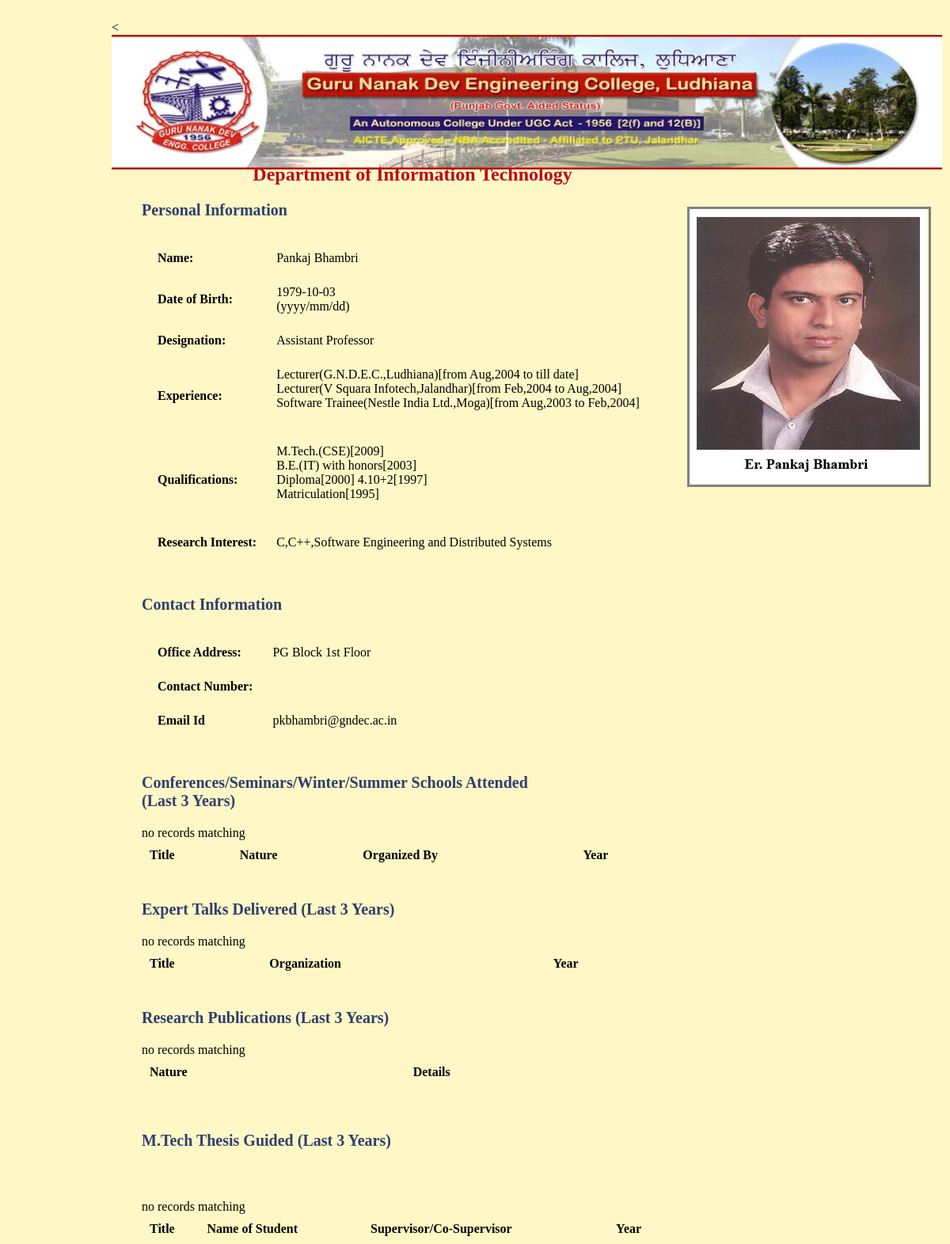
The page /PankajBhambri.php on the database its author committed.
### tables this page shows
CREATE TABLE `profile` (
  `id` int(4) NOT NULL auto_increment,
  `username` varchar(80) NOT NULL,
  `password` varchar(10) NOT NULL,
  `name` varchar(50) NOT NULL,
  `dob` date NOT NULL,
  `designation` varchar(50) NOT NULL,
  `experience` varchar(500) NOT NULL,
  `qualification` varchar(500) NOT NULL,
  `research_interest` varchar(500) NOT NULL,
  `office_address` varchar(500) NOT NULL,
  `contact_no` varchar(50) NOT NULL,
  `e_id` varchar(50) NOT NULL,
  `conference` varchar(9999) NOT NULL,
  `expert_talk` varchar(9999) NOT NULL,
  `publication` varchar(9999) NOT NULL,
  `thesis_guided` varchar(9999) NOT NULL,
  PRIMARY KEY  (`id`),
  UNIQUE KEY `username` (`username`),
  UNIQUE KEY `username_2` (`username`),
  KEY `id` (`id`)
);

### PankajBhambri.php (the view, shortened to what this page needs)
<!DOCTYPE html PUBLIC "-//W3C//DTD XHTML 1.0 Transitional//EN" "http://www.w3.org/TR/xhtml1/DTD/xhtml1-transitional.dtd">
<html xmlns="http://www.w3.org/1999/xhtml">
<head>
<link href="style.css" rel="stylesheet" type="text/css" />
</head>
<body bgcolor="fff8c6">
<div id="area">
  <div id="college" style="width:100%;margin-left:-20px;"><
  <a href="index.php"><img src="images/gne.jpg" width="100%" height="170" /></a></div>
  <div id="photo"><img src="images/11.jpg" width="300" height="347" /></div>
  <div class="style1" id="info">
    <div align="center" class="style8">Department of Information Technology</div>
    <p align="left" class="style2"><a name="PI">Personal Information</a></p>
    <table cellspacing="15" cellpadding="5">
      <tbody>
        <tr>
          <td><span class="style5"><strong>Name:</strong></span></td>
          <td><span class="style5">
            <?php
$mysqli=new mysqli("localhost","root","1397","faculty");
$sql="SELECT * FROM profile where id='12'";
if($result=$mysqli->query($sql))
{
if($result-> num_rows>0)
{
while($row=$result->fetch_array())
{
echo $row[3]. "<br>";
}
}
else
{
echo"no records matching";
}
}
else
{
echo"ERROR:could not execute $sql.".$mysqli->error;
}
?>
          </span></td>
        </tr>
        <tr>
          <td><span class="style5"><strong>Date of Birth:</strong></span></td>
          <td><span class="style5">
            <?php
$mysqli=new mysqli("localhost","root","1397","faculty");
$sql="SELECT * FROM profile where id='12'";
if($result=$mysqli->query($sql))
{
if($result-> num_rows>0)
{
while($row=$result->fetch_array())
{
echo $row[4]. "<br>";
}
}
else
{
echo"no records matching";
}
}
else
{
echo"ERROR:could not execute $sql.".$mysqli->error;
}
?>
(yyyy/mm/dd)          </span></td>
        </tr>
        <tr>
          <td><span class="style5"><strong>Designation:</strong></span></td>
          <td><span class="style5">
            <?php
$mysqli=new mysqli("localhost","root","1397","faculty");
$sql="SELECT * FROM profile where id='12'";
if($result=$mysqli->query($sql))
{
if($result-> num_rows>0)
{
while($row=$result->fetch_array())
{
echo $row[5]. "<br>";
}
}
else
{
echo"no records matching";
}
}
else
{
echo"ERROR:could not execute $sql.".$mysqli->error;
}
?>
          </span></td>
        </tr>
        <tr>
          <td><span class="style5"><strong>Experience:</strong></span></td>
          <td><span class="style5">
            <?php
$mysqli=new mysqli("localhost","root","1397","faculty");
$sql="SELECT * FROM profile where id='12'";
if($result=$mysqli->query($sql))
{
if($result-> num_rows>0)
{
while($row=$result->fetch_array())
{
echo $row[6]. "<br>";
}
}
else
{
echo"no records matching";
}
}
else
{
echo"ERROR:could not execute $sql.".$mysqli->error;
}
?>
            <br />
          </span></td>
        </tr>
        <tr>
          <td><span class="style5"><strong>Qualifications:</strong></span></td>
          <td><span class="style5">
            <?php
$mysqli=new mysqli("localhost","root","1397","faculty");
$sql="SELECT * FROM profile where id='12'";
if($result=$mysqli->query($sql))
{
if($result-> num_rows>0)
{
while($row=$result->fetch_array())
{
echo $row[7]. "<br>";
}
}
else
{
echo"no records matching";
}
}
else
{
echo"ERROR:could not execute $sql.".$mysqli->error;
}
?>
            <br />
          </span></td>
        </tr>
        <tr>
          <td><span class="style5"><strong>Research Interest:</strong></span></td>
          <td><span class="style5">
            <?php
$mysqli=new mysqli("localhost","root","1397","faculty");
$sql="SELECT * FROM profile where id='12'";
if($result=$mysqli->query($sql))
{
if($result-> num_rows>0)
{
while($row=$result->fetch_array())
{
echo $row[8]. "<br>";
}
}
else
{
echo"no records matching";
}
}
else
{
echo"ERROR:could not execute $sql.".$mysqli->error;
}
?>
          </span></td>
        </tr>
      </tbody>
    </table><br />
    <p align="left" class="style2"><a name="CI">Contact Information</a></p>
    <table cellspacing="15" cellpadding="5">
      <tbody>
        <tr>
          <td><span class="style10">Office Address:</span></td>
          <td><span class="style5">
            <?php
$mysqli=new mysqli("localhost","root","1397","faculty");
$sql="SELECT * FROM profile where id='12'";
if($result=$mysqli->query($sql))
{
if($result-> num_rows>0)
{
while($row=$result->fetch_array())
{
echo $row[9]. "<br>";
}
}
else
{
echo"no records matching";
}
}
else
{
echo"ERROR:could not execute $sql.".$mysqli->error;
}
?>
          </span></td>
        </tr>
        <tr>
          <td><span class="style5"><strong>Contact Number:</strong></span></td>
          <td></td>
        </tr>
        <tr>
          <td><span class="style5"><strong>Email Id</strong></span></td>
          <td><span class="style5">
            <?php
$mysqli=new mysqli("localhost","root","1397","faculty");
$sql="SELECT * FROM profile where id='12'";
if($result=$mysqli->query($sql))
{
if($result-> num_rows>0)
{
while($row=$result->fetch_array())
{
echo $row[11]. "<br>";
}
}
else
{
echo"no records matching";
}
}
else
{
echo"ERROR:could not execute $sql.".$mysqli->error;
}
?>
          </span></td>
        </tr>
      </tbody>
    </table><br />
    <p align="left" class="style2"><a name="CSWS" id="CSWS">Conferences/Seminars/Winter/Summer Schools Attended<br />
    (Last 3 Years)</a></p>
       <table cellspacing="5" cellpadding="5" width="667">
         <tr>
           <th align="left">Title</th>
           <th align="left">Nature</th>
           <th align="left">Organized By</th>
           <th align="left">Year</th>
         </tr>
       </table>
       <br />
       <p align="left" class="style2"><a name="ET" id="ET">Expert Talks Delivered (Last 3 Years)</a></p>
       <table cellspacing="5" cellpadding="5" width="667">
         <tr>
           <th align="left"><span class="style5">Title</span></th>
           <th align="left"><span class="style5">Organization</span></th>
           <th align="left"><span class="style5">Year</span></th>
         </tr>
       </table>
       <br />
       <p align="left" class="style2"><a name="RP" id="RP">Research Publications (Last 3 Years)</a></p>
       <table cellspacing="5" cellpadding="5" width="667">
         <tr>
           <th align="left"><span class="style5">Nature</span></th>
           <th align="left"><span class="style5">Details</span></th>
         </tr>
       </table>
       <br />
       <br />
       <p align="left" class="style2"><a name="TG" id="TG">M.Tech Thesis Guided (Last 3 Years)</a></p>
       <p align="left" class="style2">&nbsp;</p>
       <table cellspacing="5" cellpadding="5" width="667">
         <tr>
           <th align="left"><span class="style5">Title</span></th>
           <th align="left"><span class="style5">Name of Student</span></th>
           <th align="left"><span class="style5">Supervisor/Co-Supervisor</span></th>
           <th align="left"><span class="style5">Year</span></th>
         </tr>

### style.css (style rules this page uses)
#college { height:148px; width:900px; position:absolute; top:6px; left: 0px; }
#photo { width:302px; height:348px; position:absolute; left: 707px; top: 241px; border:3px solid gray; }

### PankajBhambri.php (style rules this page uses)
#info { width:684px; height:539px; position:absolute; left: 18px; top: 187px; }
.style1 { font-size: 16px }
.style2 { font-size: 20px; color: #2E3F6D; font-weight: bold; }
.style5 { font-size: 16px; }
.style8 { color: #BB0919; font-weight: bold; font-size: 24px; }
.style10 { font-size: 16px; font-weight: bold; }

### rows shown on the page
profile: name "Pankaj Bhambri", dob "1979-10-03", designation "Assistant Professor", experience "Lecturer(G.N.D.E.C.,Ludhiana)[from Aug,2004 to till date] Lecturer(V Squara Infotech,Jalandhar)[from Feb,2004 to Aug,2004] Software Trainee(Nestle India Ltd.,Moga)[from Aug,2003 to Feb,2004]", qualification "M.Tech.(CSE)[2009] B.E.(IT) with honors[2003] Diploma[2000] 4.10+2[1997] Matriculation[1995]", research_interest "C,C++,Software Engineering and Distributed Systems", office_address "PG Block 1st Floor", e "pkbhambri@gndec.ac.in"
